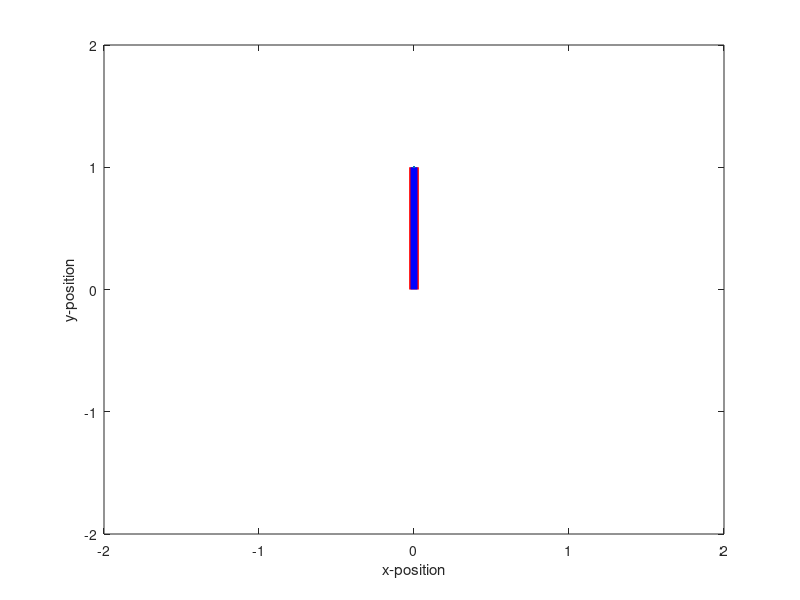

This chart was generated by the following MATLAB code:
function draw_arm1()
fig=figure;  ax=gca;
set (fig, 'WindowButtonMotionFcn', @(obj,event)mousemovedetected());   % "mousemovedetected" will be main function.
% It handles reading the current mouse position whenever movement is detected, and then redrawing the screen based on the detected position

L1=1.2;   L2=1.1;   TMAX=1;
redline  = plot([0 0],[1 0],'r','linewidth',7); hold on;  % create the red line for L1 that will be continuously repositioned based on the mouse cursor
blueline = plot([0 0],[1 0],'b','linewidth',5); 
f_points = plot([0],[1],'.','MarkerSize',5);
xlim([-2 2]); ylim([-2 2]);
phi_set = linspace(0,2*pi,50);
% linspace
xlabel('x-position')
ylabel('y-position')

    function mousemovedetected() 
        if overaxis(ax),
            C = get (ax, 'CurrentPoint');   % read the current mouse position (x,y)
            x = C(1,1);
            y = C(1,2);

            theta1 = atan2(y,x) - acos( (L2^2 - L1^2 - x^2 - y^2) / ( -2*L1*sqrt( (x^2+y^2) ) ) );    
            theta2 = pi - acos( (x^2+y^2-L1^2-L2^2) / (-2*L1*L2) ) + atan2(y,x) - acos( (L2^2-L1^2-x^2-y^2) / (-2*L1*sqrt( (x^2+y^2)) ) ) ; 
                
            l1_x = cos(theta1)*L1;
            l1_y = sin(theta1)*L1;

            l2_x = cos(theta2)*L2;
            l2_y = sin(theta2)*L2;
        
            force_points = {}
            for p = 1:length(phi_set)
                val1 = abs(TMAX/L1*sin(p - theta1))
                val2 = abs(TMAX/L2*sin(p - theta2))
                
                mag = min([val1, val2])
                fprintf("min %i\n", mag)
%                 mag=1

                deltax = mag*cos(p);
                deltay = mag*sin(p);
                   
                p_x = l1_x+l2_x+deltax;
                p_y = l1_y+l2_y+deltay;

                force_points{end+1} = [p_x p_y]
            end

            if isreal(theta1) & isreal(theta2),
                set(redline, 'xdata',[0, l1_x]);  % edit these 2 lines to draw L1
                set(redline, 'ydata',[0, l1_y]);
                set(blueline, 'xdata',[l1_x, l1_x+l2_x]); % edit these 2 lines to draw L2
                set(blueline, 'ydata',[l1_y, l1_y+l2_y]);
                
                XY = cell2mat(force_points);
                X = XY(:,1:2:end);
                Y = XY(:,2:2:end);
 
                set(f_points, 'xdata', X);
                set(f_points, 'ydata', Y);
            end
        end % end the if statement
    end % end the mousemovedetected function

    function z = overaxis(ax)   % determines whether the cursor is over the specified axis 'ax'
        C = get (ax, 'CurrentPoint'); Cx=C(1,1); Cy=C(1,2);
        z = (Cx>ax.XLim(1)) & (Cx<ax.XLim(2)) & (Cy>ax.YLim(1)) & (Cy<ax.YLim(2));
    end % end the overaxis function
end
